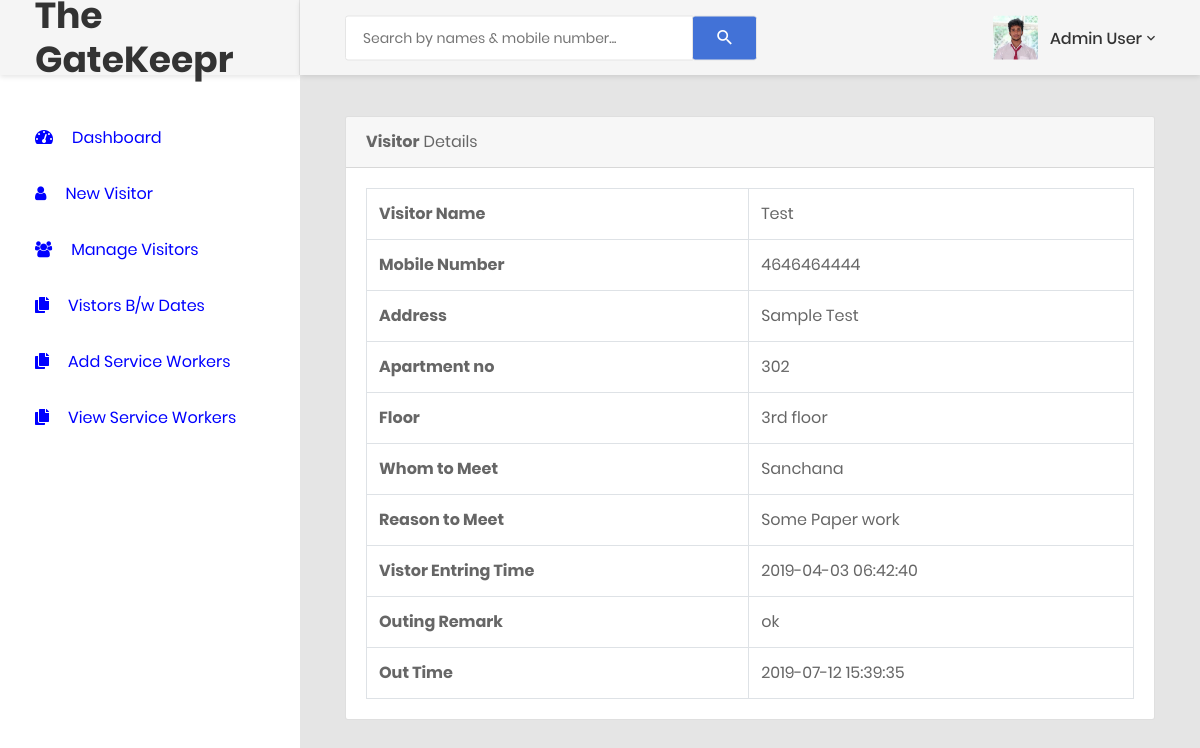
Page /Project/visitor-detail.php?editid=3 (signed in) on the committed database.
### tables this page shows
CREATE TABLE `tblvisitor` (
  `ID` int(5) NOT NULL,
  `VisitorName` varchar(120) DEFAULT NULL,
  `MobileNumber` bigint(11) DEFAULT NULL,
  `Address` varchar(250) DEFAULT NULL,
  `Apartment` varchar(120) NOT NULL,
  `Floor` varchar(120) NOT NULL,
  `WhomtoMeet` varchar(120) DEFAULT NULL,
  `ReasontoMeet` varchar(120) DEFAULT NULL,
  `EnterDate` timestamp NULL DEFAULT CURRENT_TIMESTAMP,
  `remark` varchar(255) DEFAULT NULL,
  `outtime` timestamp NULL DEFAULT NULL ON UPDATE CURRENT_TIMESTAMP
);

### Project/visitor-detail.php (the view, shortened to what this page needs)
<?php
include('includes/dbconnection.php');
if (strlen($_SESSION['avmsaid']==0)) {
  header('location:logout.php');
  } else{
?>
<!DOCTYPE html>
<html lang="en">
<head>
    <link href="css/font-face.css" rel="stylesheet" media="all">
    <link href="vendor/font-awesome-5/css/fontawesome-all.min.css" rel="stylesheet" media="all">
    <link href="vendor/font-awesome-4.7/css/font-awesome.min.css" rel="stylesheet" media="all">
    <link href="vendor/mdi-font/css/material-design-iconic-font.min.css" rel="stylesheet" media="all">
    <link href="vendor/bootstrap-4.1/bootstrap.min.css" rel="stylesheet" media="all">
    <link href="vendor/animsition/animsition.min.css" rel="stylesheet" media="all">
    <link href="vendor/bootstrap-progressbar/bootstrap-progressbar-3.3.4.min.css" rel="stylesheet" media="all">
    <link href="vendor/wow/animate.css" rel="stylesheet" media="all">
    <link href="vendor/css-hamburgers/hamburgers.min.css" rel="stylesheet" media="all">
    <link href="vendor/slick/slick.css" rel="stylesheet" media="all">
    <link href="vendor/select2/select2.min.css" rel="stylesheet" media="all">
    <link href="vendor/perfect-scrollbar/perfect-scrollbar.css" rel="stylesheet" media="all">
    <link href="css/theme.css" rel="stylesheet" media="all">
</head>
<body class="animsition">
    <div class="page-wrapper">
        <?php include_once('includes/sidebar.php');?>
        <div class="page-container">
            <?php include_once('includes/header.php');?>
            <div class="main-content">
                <div class="section__content section__content--p30">
                    <div class="container-fluid">
                        <div class="row">
                            <div class="col-lg-12">
                                <div class="card">
                                    <div class="card-header">
                                        <strong>Visitor</strong>  Details
                                    </div>
                                    <div class="card-body card-block">
  <?php
 $eid=$_GET['editid'];
$ret=mysqli_query($con,"select * from  tblvisitor where ID='$eid'");
while ($row=mysqli_fetch_array($ret)) {
?><table border="1" class="table table-bordered mg-b-0">
                                            <tr>
    <th>Visitor Name</th>
    <td><?php  echo $row['VisitorName'];?></td>
  </tr>
  <tr>
    <th>Mobile Number</th>
    <td><?php  echo $row['MobileNumber'];?></td>
  </tr>
  <tr>
    <th>Address</th>
    <td><?php  echo $row['Address'];?></td>
  </tr>
  <tr>
    <th>Apartment no</th>
    <td><?php  echo $row['Apartment'];?></td>
  </tr>
  <tr>
    <tr>
    <th>Floor</th>
    <td><?php  echo $row['Floor'];?></td>
  </tr>
  <tr>
    <th>Whom to Meet</th>
    <td><?php  echo $row['WhomtoMeet'];?></td>
  </tr>
  <tr>
    <th>Reason to Meet</th>
    <td><?php  echo $row['ReasontoMeet'];?></td>
  </tr>
  <tr>
    <th>Vistor Entring Time</th>
    <td><?php  echo $row['EnterDate'];?></td>
  </tr>
<?php if($row['remark']==""){ ?>
    <form method="post">
         <tr>
    <th>Outing Remark :</th>
    <td>
    <textarea name="remark" placeholder="" rows="12" cols="14" class="form-control wd-450" required="true"></textarea></td>
  </tr>
 <tr align="center">
    <td colspan="2"><button type="submit" name="submit" class="btn btn-primary btn-sm">Update</button></td>
  </tr>
                                        </form>
               <?php } else { ?>
<tr>
    <th>Outing Remark </th>
    <td><?php echo $row['remark']; ?></td>
  </tr>
<tr>
<th>Out Time</th>
<td><?php echo $row['outtime']; ?>  </td>
<?php } ?>
</tr>
</table>
                                    </div>
                                </div>
                        </div>
                            </div>
                </div>
                </div>
            </div>
        </div>
</body>
</html>
<?php }  ?>
<?php }  ?>

### Project/includes/header.php (shortened to what this page needs)
<header class="header-desktop">
                <div class="section__content section__content--p30">
                    <div class="container-fluid">
                        <div class="header-wrap">
                            <form class="form-header" name="search" action="search-visitor.php" method="post">
                                <input class="au-input au-input--xl" type="text" name="searchdata" id="searchdata" placeholder="Search by names &amp; mobile number..." />
                                <button class="au-btn--submit" type="submit" name="search">
                                    <i class="zmdi zmdi-search"></i>
                                </button>
                            </form>
                            <div class="header-button">
                                 <?php
$adminid=$_SESSION['avmsaid'];
$ret=mysqli_query($con,"select AdminName from tbladmin where ID='$adminid'");
$row=mysqli_fetch_array($ret);
$name=$row['AdminName'];
?>
                                <div class="account-wrap">
                                    <div class="account-item clearfix js-item-menu">
                                        <div class="image">
                                            <img src="images/icon/chouthik.jpg" alt="John Doe" />
                                        </div>
                                        <div class="content">
                                            <a class="js-acc-btn" href="admin-profile.php"><?php echo $name; ?></a>
                                        </div>
                                    </div>
                                </div>
                            </div>
                        </div>
                    </div>
                </div>
            </header>

### rows in the picture
tblvisitor: VisitorName "Test", MobileNumber "4646464444", Address "Sample Test", Apartment "302", Floor "3rd floor", WhomtoMeet "Sanchana", ReasontoMeet "Some Paper work", EnterDate "2019-04-03 06:42:40", remark "ok", outtime "2019-07-12 15:39:35"

### other values in the picture
$name "Admin User"
